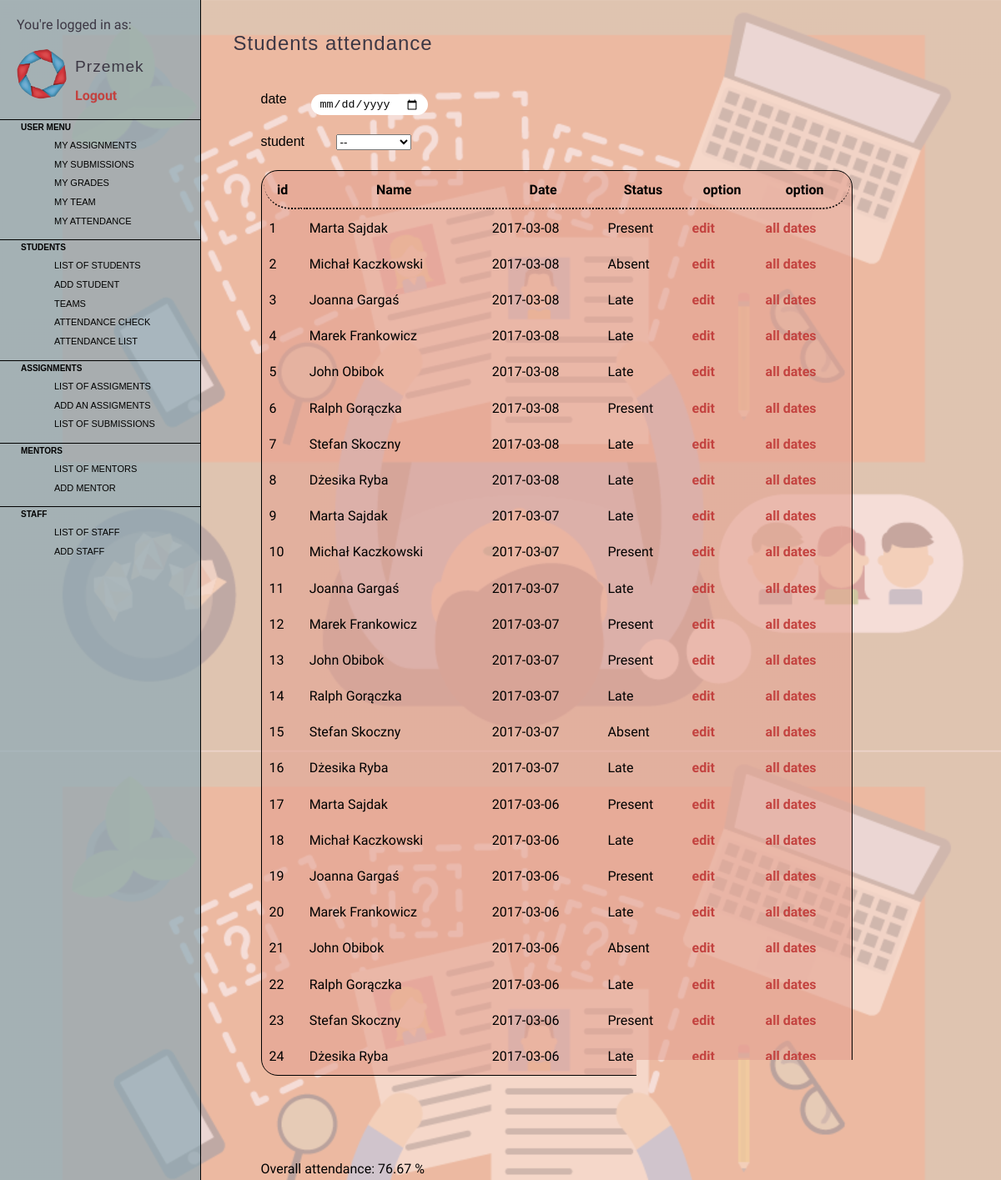
Screenshot of /attendances with the database file from the repository.
### tables this page shows
CREATE TABLE "attendances" (
	`attendance_id`	INTEGER PRIMARY KEY AUTOINCREMENT,
	`user_id`	INTEGER NOT NULL,
	`date`	REAL NOT NULL,
	`status`	NUMERIC NOT NULL
);

CREATE TABLE "users" (
	`user_id`	INTEGER PRIMARY KEY AUTOINCREMENT,
	`name`	TEXT NOT NULL,
	`mail`	TEXT,
	`password`	CHAR(20) NOT NULL,
	`role`	TEXT NOT NULL
);

### controllers/attendances_ctrl.py (the view)
@attendances_ctrl.route("/attendances", methods=['GET', 'POST'])
def attendances():
    chosen_date = request.args.get('date', None)
    chosen_student = request.args.get('student', None)
    student_list = User.get_user_list_by_role('student')
    name_id_dict = {}  # create dict with pairs: student name - student id to retrieve student id from selected name
    for stu in student_list:
            name_id_dict[stu.get_name()] = stu.get_id()
    names_list = []  # create names list to view sorted names list in select form
    for name in name_id_dict.keys():
        names_list.append(name.split(' '))
    names_list.sort(key=lambda x: (x[1]).lower())  # sort by surname
    sorted_name_list = list(map(lambda x: " ".join(x), names_list))  # join [name, surname] list to one string
    if chosen_date:  # show by date
        attendances_list = Attendance.get_attendance_list_by_date(chosen_date)
    elif chosen_student and chosen_student != 'all':  # show by chosen student
        attendances_list = Attendance.get_attendance_list_by_student_id(name_id_dict[chosen_student])
    else:  # show all
        attendances_list = Attendance.get_attendance_list()
    attendances_list = sorted(attendances_list, key=lambda att: att.get_date(), reverse=True)  # sort by date (DESC)
    return render_template('attendance_list.html', attendances_list=attendances_list,
                           chosen_date=chosen_date, names=sorted_name_list)

### db_controller.py (called while the page is built)
    @classmethod
    def connect(cls):
        return sqlite3.connect('data/ccms.db')

    @classmethod
    def read_user_record_by_user_id(cls, user_id):
        conn = cls.connect()
        cursor = conn.cursor()
        query = "SELECT * FROM `users` WHERE `user_id` = ?;"
        cursor.execute(query, (user_id,))
        user = cursor.fetchall()
        conn.close()
        return user

    @classmethod
    def read_user_record_list_by_role(cls, role):
        conn = cls.connect()
        cursor = conn.cursor()
        query = "SELECT * FROM `users` WHERE `role` = ?;"
        cursor.execute(query, (role,))
        user_list = cursor.fetchall()
        conn.close()
        return user_list

    @classmethod
    def read_attendance_record_list(cls):
        conn = cls.connect()
        cursor = conn.cursor()
        query = "SELECT * FROM `attendances`;"
        cursor.execute(query)
        attendance_list = cursor.fetchall()
        conn.close()
        return attendance_list

    @classmethod
    def read_all_overall_attendance(cls):
        conn = cls.connect()
        cursor = conn.cursor()
        query = "SELECT round(avg(100.0*status), 2) from attendances;"
        cursor.execute(query)
        overall_attendance = cursor.fetchall()[0][0]
        conn.close()
        return overall_attendance

### main.py (called while the page is built)
@app.teardown_appcontext
def close_connection(exception):
    db = getattr(g, '_database', None)
    if db is not None:
        db.close()

### models/attendances.py (called while the page is built)
    @classmethod
    def get_attendance_list(cls):
        return cls.create_attendance_list()

    @classmethod
    def get_all_overall_attendance(cls):
        return cls.create_all_overall_attendance()

    @classmethod
    def create_attendance_list(cls):
        attendance_data = DB.read_attendance_record_list()
        return [Attendance(*attendance) for attendance in attendance_data]

    @classmethod
    def create_all_overall_attendance(cls):
        return DB.read_all_overall_attendance()

    def get_id(self):
        return self.id

    def get_student(self):
        return self.student

    def get_date(self):
        return self.date

    def get_status(self):
        return self.status

### models/users.py (called while the page is built)
    @classmethod
    def get_user_by_id(cls, user_id):
        return cls.create_user(user_id)

    @classmethod
    def get_user_list_by_role(cls, role):
        return cls.create_user_list_by_role(role)

    def get_name(self):
        return self.name

    def get_id(self):
        return self.id

### templates/attendance_list.html (shortened to what this page needs)
{% extends "layout.html" %}
{% block page_name_h1 %}Students attendance{% endblock %}
{% block content %}
        <div class="content">
        <form action method="GET">
        <span id="date-style"><label>date</label><input type="date" name="date" placeholder="Date"
                                   onchange="this.form.submit()" {{ "value={}".format(chosen_date) if chosen_date }} >
        </span>
        </form>
        <form action method="GET">
        <span id="select_student"><label>student</label><select name="student" onchange="this.form.submit()">
                        <option>--</option>
                                </select></span>
        </form>
            <table>
                <thead>
                    <tr>
                    <th>id</th><th>Name</th><th>Date</th><th>Status</th><th>option</th><th>option</th>
                    </tr>
                </thead>
                <tbody>
                {% for item in attendances_list %}
                <tr>
                    <td>{{ attendances_list.index(item) + 1 }}</td><td>{{ item.get_student().get_name() }}</td><td>{{ item.get_date()}}</td>
                    <td>{{ "Present" if item.get_status() == 1 }} {{ "Late" if item.get_status() == 0.8 }}
                    {{ "Absent" if item.get_status() == 0 }} </td>
                <td><a href="{{ url_for('attendances_ctrl.attendance_edit', att_id=item.get_id()) }}">edit</a></td>
                <td><a href="?student={{ item.get_student().get_name() }}" onclick="this.form.submit()">all dates</a></td>
                </tr>
                {% endfor %}
                </tbody>
            </table>
        <br>
        {% if not attendances_list[1] %}
        <span id="overall_attendance">Overall attendance: ? % </span>
        {% else %}
        <span id="overall_attendance">Overall attendance: {{ attendances_list[1].get_all_overall_attendance() }} % </span>
        {% endif %}
    </div>
{% endblock %}

### static/css/style.css (style rules this page uses)
html, body { height: 100%; }
body { font: 100% "Nunito Sans", sans-serif; line-height: 1.7; margin: 0; padding: 0; min-width: 470px; width: 100%; }
body::after { content: ""; background-image: url("/static/images/background.png"); background-size: 100%; position: fixed; z-index: -1; opacity: 0.3; top: 0; left: 0; bottom: 0; right: 0; height: 100%; }
a:link, a:visited, a:active, a:hover { font-weight: bold; text-decoration: none; color: #C3423F; }
.content { padding: 0 10% 0 4%; margin-bottom: 10%; }
#date-style { display: flex; margin-bottom: 10px; }
#date-style label { padding-left:0; width: 50px; height: 20px; font-weight: 100; font-family: Helvetica, serif; }
#date-style input { margin-left: 10px; width: 140px; border-radius: 25px; border-width: 0; }
#select_student label, select { padding-left: 0px; width: 90px; font-weight: 100; font-family: Helvetica, serif; }
label, input, textarea { float: left; clear: left; width: 15em; padding-left: 100px; }
input, textarea { width: 50%; padding: 4px 10px; margin: 8px 80px; box-sizing: border-box; }
table { background-color: rgba(228, 163, 148, 0.62); width: 100%; border: 1px solid black; border-radius: 20px; margin: 3% 0 10% 0; }
table th { border-bottom: 1px dotted black; }
table th:first-of-type { border-bottom-left-radius: 2em; }
table th:last-of-type { border-bottom-right-radius: 2em; }
table td, table th { padding: 7px; }
table td { border-width: 1px; }
table thead th { border-width: 1px 1px 2px 1px; }
table tbody td:first-child, table thead th:first-child { border-right-width: 2px; }

### rows the page displays
attendances: attendances_list "1", get_student "Marta Sajdak", get_date "2017-03-08", value "Present"
attendances: attendances_list.index(item)+1 "2", get_student "Michał Kaczkowski", get_date "2017-03-08", value "Absent"
attendances: attendances_list.index(item)+1 "3", get_student "Joanna Gargaś", get_date "2017-03-08", status "Late"
attendances: attendances_list.index(item)+1 "4", get_student "Marek Frankowicz", get_date "2017-03-08", status "Late"
attendances: attendances_list "5", get_student "John Obibok", get_date "2017-03-08", status "Late"
attendances: attendances_list "6", get_student "Ralph Gorączka", get_date "2017-03-08", value "Present"
attendances: attendances_list "7", get_student "Stefan Skoczny", get_date "2017-03-08", status "Late"
attendances: attendances_list "8", get_student "Dżesika Ryba", get_date "2017-03-08", status "Late"
attendances: attendances_list "9", get_student "Marta Sajdak", get_date "2017-03-07", status "Late"
attendances: attendances_list "10", get_student "Michał Kaczkowski", get_date "2017-03-07", value "Present"
attendances: attendances_list "11", get_student "Joanna Gargaś", get_date "2017-03-07", status "Late"
attendances: attendances_list "12", get_student "Marek Frankowicz", get_date "2017-03-07", value "Present"
attendances: attendances_list "13", get_student "John Obibok", get_date "2017-03-07", value "Present"
attendances: attendances_list "14", get_student "Ralph Gorączka", get_date "2017-03-07", status "Late"
attendances: attendances_list "15", get_student "Stefan Skoczny", get_date "2017-03-07", value "Absent"
attendances: attendances_list "16", get_student "Dżesika Ryba", get_date "2017-03-07", status "Late"
attendances: attendances_list "17", get_student "Marta Sajdak", get_date "2017-03-06", value "Present"
attendances: attendances_list "18", get_student "Michał Kaczkowski", get_date "2017-03-06", status "Late"
attendances: attendances_list "19", get_student "Joanna Gargaś", get_date "2017-03-06", value "Present"
attendances: attendances_list "20", get_student "Marek Frankowicz", get_date "2017-03-06", status "Late"
attendances: attendances_list "21", get_student "John Obibok", get_date "2017-03-06", value "Absent"
attendances: attendances_list "22", get_student "Ralph Gorączka", get_date "2017-03-06", status "Late"
attendances: attendances_list "23", get_student "Stefan Skoczny", get_date "2017-03-06", value "Present"
attendances: attendances_list "24", get_student "Dżesika Ryba", get_date "2017-03-06", status "Late"

### other values shown
{{ attendances_list[1].get_all_overall_attendance() }} "76.67"
